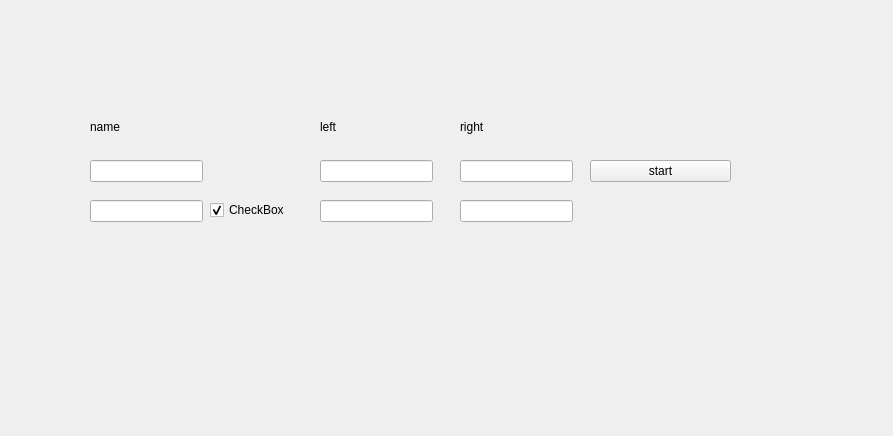
<?xml version="1.0" encoding="UTF-8"?>
<ui version="4.0">
 <class>ConfigWindow</class>
 <widget class="QWidget" name="ConfigWindow">
  <property name="geometry">
   <rect>
    <x>0</x>
    <y>0</y>
    <width>893</width>
    <height>436</height>
   </rect>
  </property>
  <property name="windowTitle">
   <string>Form</string>
  </property>
  <widget class="QLabel" name="label_n">
   <property name="geometry">
    <rect>
     <x>90</x>
     <y>120</y>
     <width>59</width>
     <height>14</height>
    </rect>
   </property>
   <property name="text">
    <string>name</string>
   </property>
  </widget>
  <widget class="QLineEdit" name="lineEdit_n2">
   <property name="geometry">
    <rect>
     <x>90</x>
     <y>200</y>
     <width>113</width>
     <height>22</height>
    </rect>
   </property>
  </widget>
  <widget class="QLabel" name="label_d">
   <property name="geometry">
    <rect>
     <x>460</x>
     <y>120</y>
     <width>59</width>
     <height>14</height>
    </rect>
   </property>
   <property name="text">
    <string>right</string>
   </property>
  </widget>
  <widget class="QLineEdit" name="lineEdit_n1">
   <property name="geometry">
    <rect>
     <x>90</x>
     <y>160</y>
     <width>113</width>
     <height>22</height>
    </rect>
   </property>
  </widget>
  <widget class="QLineEdit" name="lineEdit_g2">
   <property name="geometry">
    <rect>
     <x>320</x>
     <y>200</y>
     <width>113</width>
     <height>22</height>
    </rect>
   </property>
   <property name="maxLength">
    <number>1</number>
   </property>
  </widget>
  <widget class="QPushButton" name="pushButton_start">
   <property name="geometry">
    <rect>
     <x>590</x>
     <y>160</y>
     <width>141</width>
     <height>22</height>
    </rect>
   </property>
   <property name="text">
    <string>start</string>
   </property>
  </widget>
  <widget class="QLineEdit" name="lineEdit_g1">
   <property name="geometry">
    <rect>
     <x>320</x>
     <y>160</y>
     <width>113</width>
     <height>22</height>
    </rect>
   </property>
   <property name="maxLength">
    <number>1</number>
   </property>
  </widget>
  <widget class="QLabel" name="label_g">
   <property name="geometry">
    <rect>
     <x>320</x>
     <y>120</y>
     <width>59</width>
     <height>14</height>
    </rect>
   </property>
   <property name="text">
    <string>left</string>
   </property>
  </widget>
  <widget class="QCheckBox" name="checkBox_2">
   <property name="geometry">
    <rect>
     <x>210</x>
     <y>200</y>
     <width>85</width>
     <height>20</height>
    </rect>
   </property>
   <property name="text">
    <string>CheckBox</string>
   </property>
   <property name="checked">
    <bool>true</bool>
   </property>
  </widget>
  <widget class="QLineEdit" name="lineEdit_d1">
   <property name="geometry">
    <rect>
     <x>460</x>
     <y>160</y>
     <width>113</width>
     <height>22</height>
    </rect>
   </property>
   <property name="maxLength">
    <number>1</number>
   </property>
  </widget>
  <widget class="QLineEdit" name="lineEdit_d2">
   <property name="geometry">
    <rect>
     <x>460</x>
     <y>200</y>
     <width>113</width>
     <height>22</height>
    </rect>
   </property>
   <property name="maxLength">
    <number>1</number>
   </property>
  </widget>
 </widget>
 <resources/>
 <connections/>
</ui>
